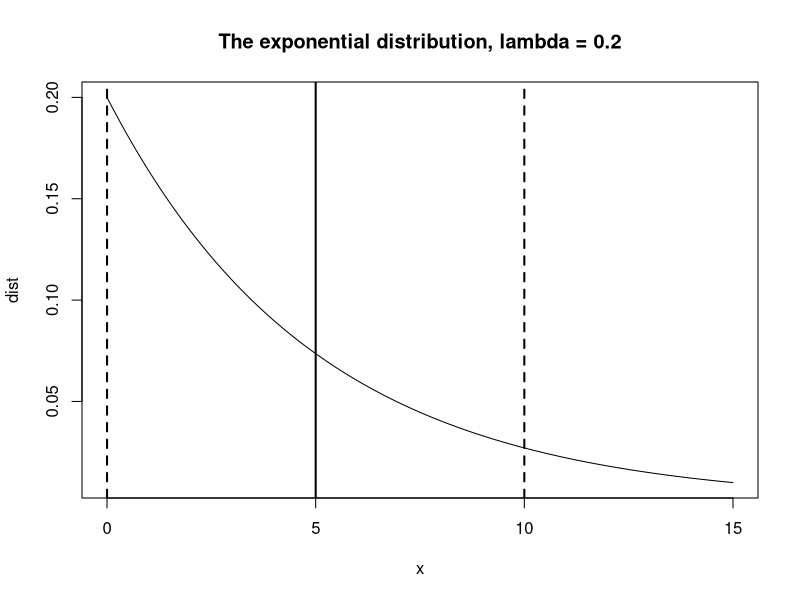
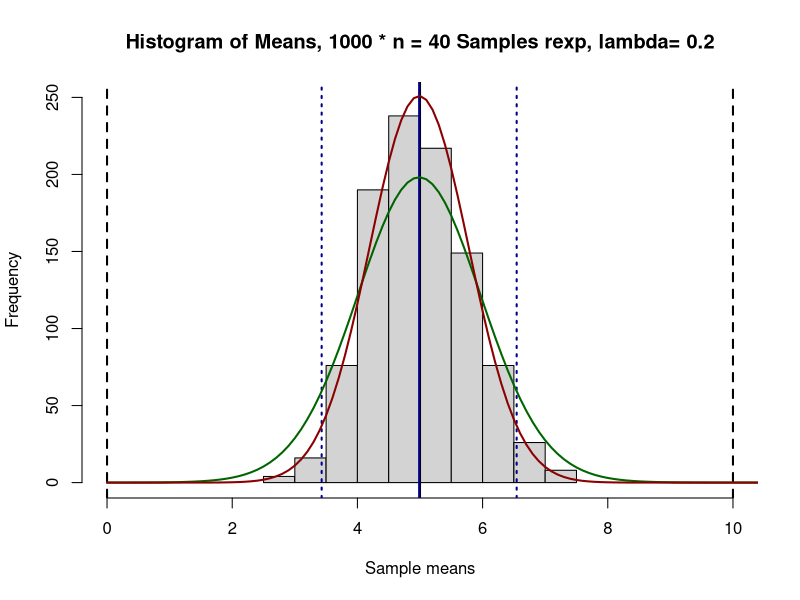
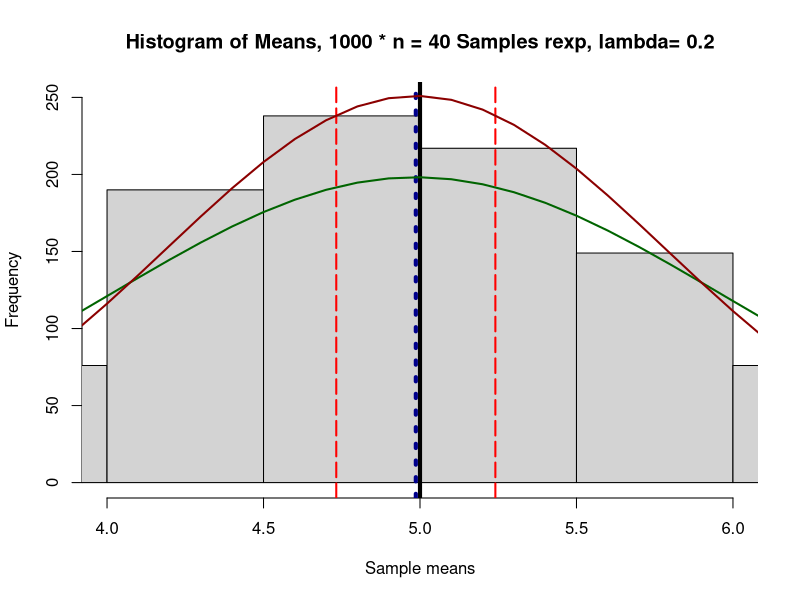

Write the R code that produced these figures, in order.
## ---- chunk 1
n = 40
lambda = 0.2
set.seed(3.1415926)
options(digits=3)
## ---- chunk 2
xMax <- 1/lambda + 2 * 1/lambda
theorMean <- 1/lambda; theorSd <- 1/lambda

x <- seq(0,xMax,1/lambda/50)
dist <- dexp(x,rate=lambda)

plot(x, dist, main=paste("The exponential distribution, lambda =", lambda), type = 'l')
abline(v = theorMean, lwd = 2)
abline(v = theorMean + c(-1,1)*theorSd, lwd = 2, lty = "dashed")
## ---- chunk 3
mns <- NULL
for (i in 1:1000) mns <- c(mns, mean(rexp(n,lambda)) )
## ---- chunk 4
sampleMean <- mean(mns)   # mean of the sample means
sampleSd <- sd(mns)       # sd of the sample means
scale <- 200/0.4

hist(mns,  xlim = c(0,10), ylim = c(0,250),
     main = paste("Histogram of Means, 1000 * n =", n, 
                  "Samples rexp, lambda=",lambda),
     xlab="Sample means")

abline(v=theorMean, lwd=2)
abline(v=(theorMean + c(-1,1)*theorSd), lwd=2, lty="dashed")

abline(v=sampleMean,lwd=2,col="darkblue")
abline(v=sampleMean + c(-1,1)*qnorm(0.975)*sampleSd,lwd=2,col="darkblue",lty="dotted")

# overlay the t and normal distributions

lines(x,scale*dt((x-sampleMean),df=n-1), col = "darkgreen", lwd = 2)
lines(x,scale*dnorm(x,mean=sampleMean,sd=sampleSd), col = "darkred", lwd = 2)
## ---- chunk 5
sampleMean + c(-1,1)*qnorm(0.975)*sampleSd
## ---- chunk 6
hist(mns,  xlim = c(4,6), ylim = c(0,250),
     main = paste("Histogram of Means, 1000 * n =", n, 
                  "Samples rexp, lambda=",lambda),
     xlab="Sample means")

abline( v = theorMean, lwd = 4 )

abline(v = sampleMean, col = "darkblue", lwd = 4, lty = "dotted")
abline(v=sampleMean + c(-1,1)*qnorm(0.975)*sampleSd,lwd=2,col="darkblue",lty="dotted")

abline( v = c(sampleMean + c(-1,1)*qt(0.975,n-1)*sampleSd/sqrt(n)), 
        col = "red", lwd = 2, lty = "longdash" )

lines(x, scale*dt((x-sampleMean),df=n-1), 
      col = "darkgreen", lwd = 2)

lines(x, scale*dnorm(x,mean=sampleMean,sd=sampleSd), 
      col = "darkred", lwd = 2)
## ---- chunk 7
SEmean <- sampleSd/sqrt(n)
SEmean

qt(0.975,n-1)
sampleMean + c(-1,1)*qt(0.975,n-1)*SEmean
## ---- chunk 8
qnorm(0.975)
sampleMean + c(-1,1)*qnorm(0.975)*SEmean
